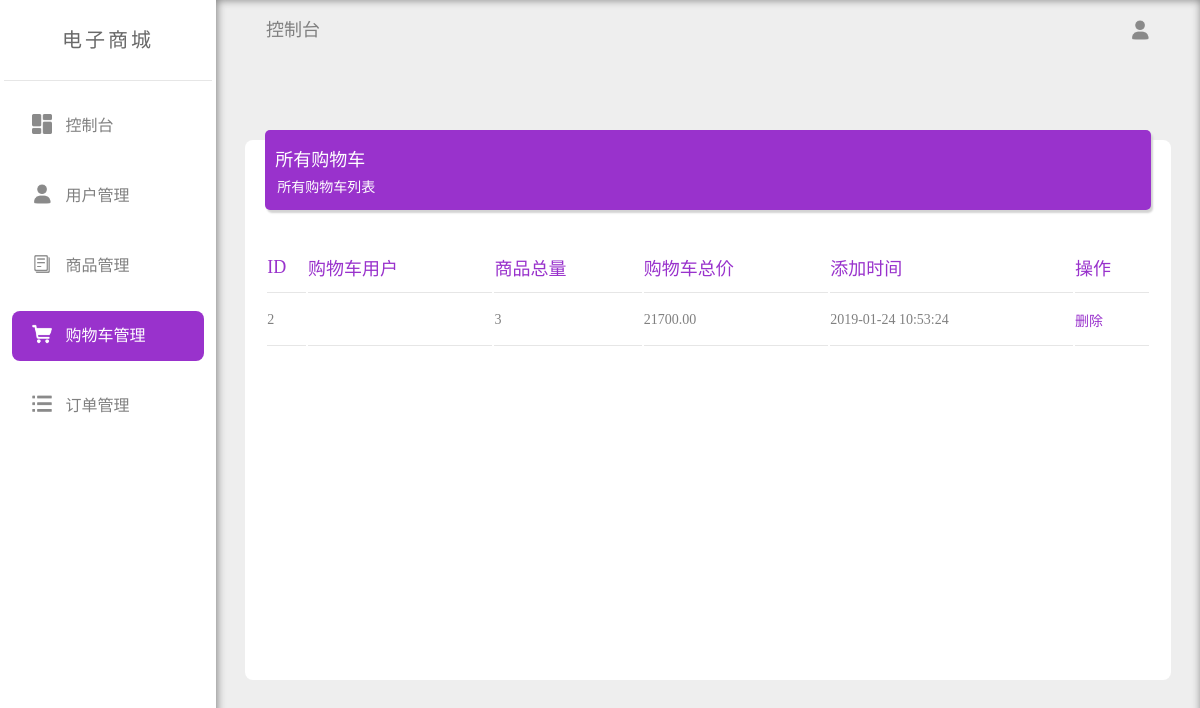
The app's page /backend/admin/cart.php (signed in) with its own data.
### tables this page shows
CREATE TABLE `lxy_cart` (
  `id` int unsigned NOT NULL AUTO_INCREMENT,
  `price` decimal(10,2) unsigned NOT NULL DEFAULT '0.00',
  `quantity` int unsigned NOT NULL DEFAULT '0',
  `products` text,
  `uid` int unsigned NOT NULL DEFAULT '0',
  `created_at` datetime NOT NULL DEFAULT CURRENT_TIMESTAMP,
  PRIMARY KEY (`id`)
);

### backend/db.func.php (called while the page is built, shortened)
<?php
function connect(){
	$mysqli=mysqli_connect(HOST,USER,PASSWORD);
	mysqli_select_db($mysqli, DB);
	mysqli_set_charset($mysqli,'utf8');
	return $mysqli;
}
function query($sql){
	$mysqli=connect();
	$result=mysqli_query($mysqli,$sql);
	$data=[];
	if($result&&mysqli_num_rows($result)>0){
		while($res=mysqli_fetch_assoc($result)){
			$data[]=$res;
		}
	}
	return $data;
}
?>

### backend/admin/cart.php (the view, shortened to what this page needs)
<?php
  require '../db.func.php';
  require 'header.php';
  $sql="SELECT id,price,quantity,products,uid,created_at
  FROM lxy_cart";
  $users=query($sql);
?>
<div class="content">
  <div class="table_card">
    <div class="table_desc">
      <div class="desc1">所有购物车</div>
      <div class="desc2">所有购物车列表</div>
    </div>
    <div class="table">
      <table>
        <thead>
          <th>
            ID
          </th>
          <th>
            购物车用户
          </th>
          <th>
            商品总量
          </th>
          <th>
            购物车总价
          </th>
          <th>
            添加时间
          </th>
          <th>
            操作
          </th>
        </thead>
        <tbody>
        <?php if(!empty($users)):?>
            <?php foreach($users as $user):?>
          <tr>
            <td>
            <?php echo $user['id'];?>
            </td>
            <td>
            </td>
            <td>
            <?php echo $user['quantity'];?>
            </td>
            <td>
            <?php echo $user['price'];?>
            </td>
            <td>
            <?php echo $user['created_at'];?>
            </td>
            <td>
              <a href="cart_del.php?id=<?php echo $user['id'];?>">删除 </a>
            </td>
          </tr>
          <?php endforeach;?>
          <?php endif;?>
        </tbody>
      </table>
    </div>
  </div>
</div>
</div>
</div>
</body>
</html>

### backend/admin/assets/css/common.css (style rules this page uses)
* { padding: 0; margin:0; font-family: "微软雅黑Light"; }
body { overflow: hidden; }
a { text-decoration: none; color: #808080; }
.container .main .content { width: 100%; margin-top:80px; }
.container .main .content .table_card { width: 90%; height: 500px; margin:auto; background-color: #ffffff; border-radius: 8px; padding: 20px; position: relative; }
.container .main .content .table_card .table_desc { width:100%; height: 80px; background-color: #9932CC; border-radius: 5px; color: #ffffff; position: relative; top:-30px; box-shadow: 2px 3px 2px #D3D3D3; padding: 10px; box-sizing: border-box; }
.container .main .content .table_card .table_desc .desc1 { font-size: 18px; margin-top: 5px; }
.container .main .content .table_card .table_desc .desc2 { font-size: 14px; margin-top: 5px; padding-left: 2px; }
.container .main .content .table_card .table { width: 100%; height: 400px; position: relative; overflow: auto; }
.container .main .content .table_card .table table { width: 100%; margin:auto; text-align: left; boder:none; }
.container .main .content .table_card .table table th { height: 50px; font-weight: 200; font-size: 18px; color:#9932CC; border-bottom:1px solid #E6E6E6; vertical-align: center; }
.container .main .content .table_card .table table td { height: 50px; font-weight: 100; font-size: 14px; color:#808080; border-bottom:1px solid #E6E6E6; vertical-align: center; }
.container .main .content .table_card .table table td a { color: #9932CC; }

### records on screen
lxy_cart: id "2", quantity "3", price "21700.00", created_at "2019-01-24 10:53:24"
